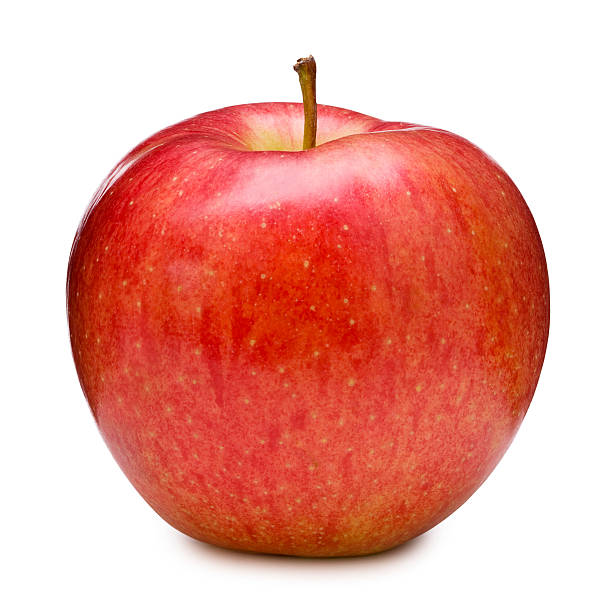
#> input picture junk/test pic/0.jpg, 612 x 612 px, found by its file name; its folder holds 4 pictures in this run
$ python image_processing.py
#> lines starting #> are read from the running program, lines starting #| are printed output that depends on the picture
## converting multiple images with cv2
## test folder : test pic
## test save folder : train

### TODO
# 1. add some parser
# 2. colored text for warning(red) or finished(green)
# 3. convert to numpy array and load orioginal images

import os
from typing import List
import cv2
import argparse
import numpy as np
import matplotlib.pyplot as plt

"""parser desc.

parser = argparse.ArgumentParser(description='Converting image(s)')
parser.add_argument(
                '-i', '--image',
                required=True,
                help='add target folder'
            )
args = vars(parser.parse_args())

parser_path = args['image']

"""


## set file path
filepath = r'/Users/not_joon/projects/GAN-sonmi/junk/test pic'
savepath = r'/Users/not_joon/projects/GAN-sonmi/img_np_array'

## input files are must have these foramt
ALLOW_EXTS = {'.jpg', '.jpeg', '.png'}


def make_cvt_dir(folder_name: str='train'):
    ## create a folder to store converted images
    try:
        os.mkdir(folder_name)

    except(FileExistsError):
        pass

    except Exception as e:
        raise e


def check_empty_foler(path: str):
    if len(os.listdir(path)) == 0:
        print('!!! folder is empty !!!')

    else:
        pass


def check_valid_extention(filename):

    # get file extenstion '~.jpg'
    exts = os.path.splitext(filename)[1]

    if exts not in ALLOW_EXTS:
        print(f'!!! Invalide file extension >> {exts} <<< has decteted !!!')

    else:
        pass


def cvt_and_resize_imgs(path, width: int=64, height: int=64) -> None:
    ## apply gray scale and adjust image size
    ## expected image dim: width x height x 1
#> called with width = 64, height = 64
    counter = 0

    ## https://towardsdatascience.com/loading-custom-image-dataset-for-deep-learning-models-part-1-d64fa7aaeca6
    _img_to_array = []

    for img in os.listdir(path):
        filename = os.path.join(path, img)

        check_valid_extention(filename)

        _img = cv2.imread(filename)
        _img = cv2.cvtColor(_img, cv2.COLOR_BGR2GRAY)
        _img = cv2.resize(_img, (width, height), interpolation=cv2.INTER_AREA)

        _img_to_array.append([_img])
        np.save(os.path.join(savepath, 'features'), np.array(_img_to_array))

        """
        cv2.imwrite(f'train/{counter}.jpeg', _img)
        counter += 1
        """

    print(f'DONE: {len(os.listdir(path))} images has been converted!')

def load_npy_file(filepath: str = savepath):
    if len(os.listdir(filepath)) <= 0:
        print("!!! NO FILE(S) IN THE DIRECTORY")

    else:
        _load_file = np.load(os.path.join(filepath, 'features.npy'))

    ## !! TEST
    plt.imshow(_load_file[0].reshape(64, 64, 1))


def __len__(filepath:str = savepath) -> int:
    return len(filepath)


if __name__ == '__main__':
    make_cvt_dir('train')
    check_empty_foler(filepath)
    cvt_and_resize_imgs(filepath)
    load_npy_file(savepath)
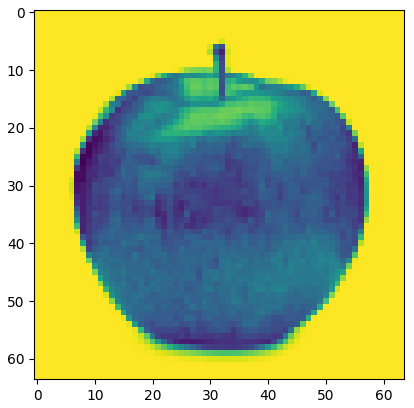
#> figure drawn by matplotlib, 1 panel
